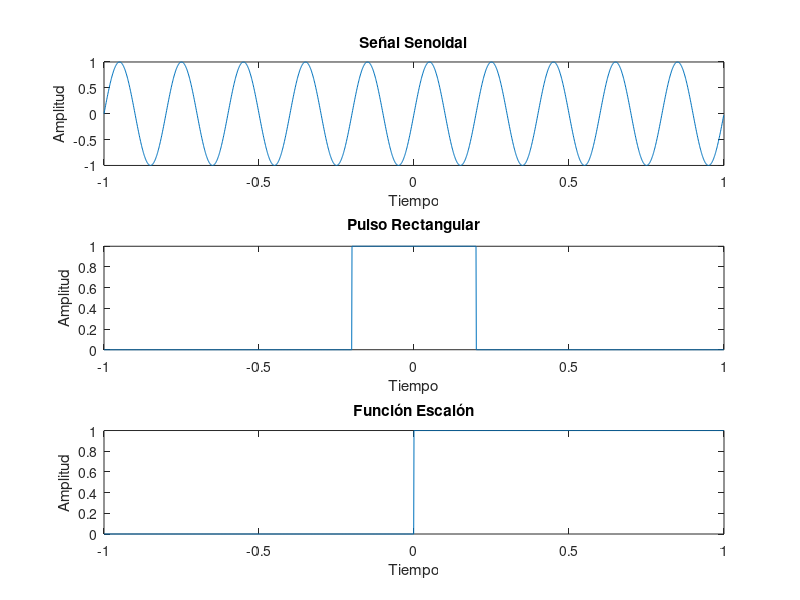
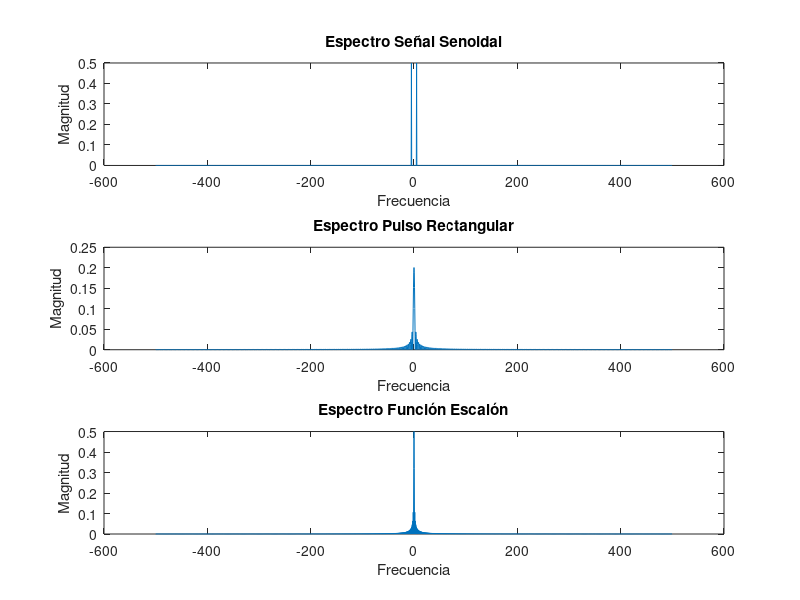
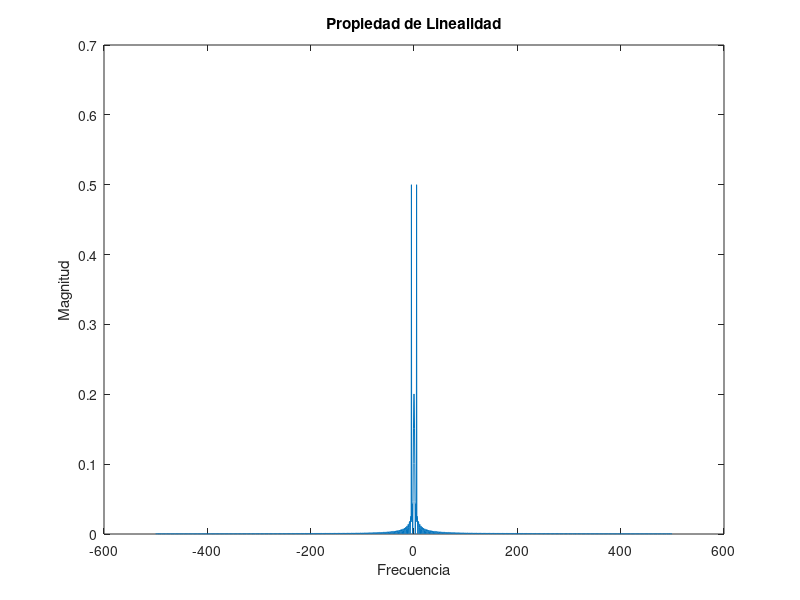

Reproduce these figures in MATLAB, in order.
%%ANALISIS DE SEÑALES EN DOMINIO DEL TIEMPO Y FRECUENCIA
%Autor: Cuauhtémoc Magaña Hernández
%Se analizan señales básicas y su respectiva Transformada de Fourier

clc; clear; close all;

%% 1. Definición del dominio del tiempo
Fs = 1000;               % Frecuencia de muestreo
T = 1/Fs;                % Periodo de muestreo
t = -1: T :1-T;          % Vector de tiempo

%% 2. Señales en el dominio del tiempo

% Señal senoidal
f = 5;                   % Frecuencia de la señal
senal_seno = sin(2*pi*f*t);

% Pulso rectangular
pulso = rectpuls(t,0.4);

% Función escalón
escalon = double(t >= 0);

%% 3. Gráficas en el dominio del tiempo
figure;
subplot(3,1,1);
plot(t, senal_seno);
title('Señal Senoidal');
xlabel('Tiempo'); ylabel('Amplitud');

subplot(3,1,2);
plot(t, pulso);
title('Pulso Rectangular');
xlabel('Tiempo'); ylabel('Amplitud');

subplot(3,1,3);
plot(t, escalon);
title('Función Escalón');
xlabel('Tiempo'); ylabel('Amplitud');

%% 4. Transformada de Fourier
N = length(t);
frec = (-N/2:N/2-1)*(Fs/N);

S_seno = fftshift(fft(senal_seno));
S_pulso = fftshift(fft(pulso));
S_escalon = fftshift(fft(escalon));

%% 5. Magnitud del espectro
figure;
subplot(3,1,1);
plot(frec, abs(S_seno)/N);
title('Espectro Señal Senoidal');
xlabel('Frecuencia'); ylabel('Magnitud');

subplot(3,1,2);
plot(frec, abs(S_pulso)/N);
title('Espectro Pulso Rectangular');
xlabel('Frecuencia'); ylabel('Magnitud');

subplot(3,1,3);
plot(frec, abs(S_escalon)/N);
title('Espectro Función Escalón');
xlabel('Frecuencia'); ylabel('Magnitud');

%% 6. Propiedad de linealidad
senal_lineal = senal_seno + pulso;
S_lineal = fftshift(fft(senal_lineal));

figure;
plot(frec, abs(S_lineal)/N);
title('Propiedad de Linealidad');
xlabel('Frecuencia'); ylabel('Magnitud');
